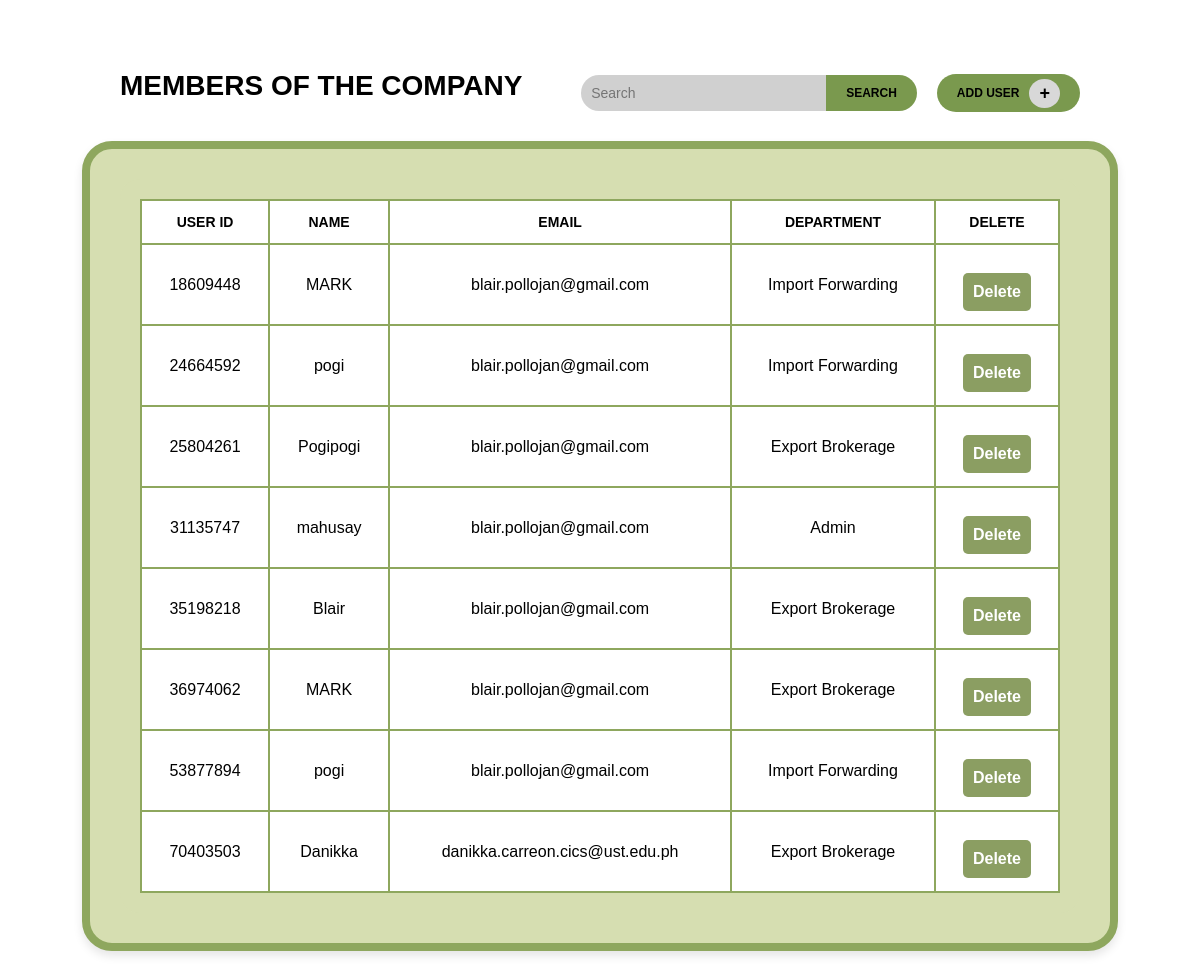
Page /agq_members.php on the committed database.
### tables this page shows
CREATE TABLE `tbl_user` (
  `UserID` varchar(20) NOT NULL,
  `Name` varchar(25) NOT NULL,
  `Email` varchar(50) NOT NULL,
  `Password` varchar(200) NOT NULL,
  `Department` varchar(25) NOT NULL,
  `Otp` int(11) DEFAULT NULL
);

### agq_members.php (the view, shortened to what this page needs)
<?php
require 'db_agq.php';
$query = "SELECT UserID, Name, Email, Department FROM tbl_user";
$result = $conn->query($query);
?>
<!DOCTYPE html>
<html lang="en">
<head>
    <link rel="stylesheet" href="motc.css">
</head>
<body>
    <div class="header">
        <h1>MEMBERS OF THE COMPANY</h1>
        <div class="top-bar">
            <input type="text" class="search-bar" id="searchInput" placeholder="Search">
            <button class="search-btn" onclick="searchUser()">Search</button>
            <button class="add-user-btn" onclick="openModal()">Add User</button>
        </div>
    </div>
    <div class="container">
        <div class="table-container">
            <table id="userTable">
                <thead>
                    <tr>
                        <th>User ID</th>
                        <th>Name</th>
                        <th>Email</th>
                        <th>Department</th>
                        <th>Delete</th>
                    </tr>
                </thead>
                <tbody id="userTableBody">
                    <?php while ($user = $result->fetch_assoc()): ?>
                        <tr data-user-id="<?= htmlspecialchars($user['UserID']); ?>">
                            <td><?= htmlspecialchars($user['UserID']); ?></td>
                            <td><?= htmlspecialchars($user['Name']); ?></td>
                            <td><?= htmlspecialchars($user['Email']); ?></td>
                            <td><?= htmlspecialchars($user['Department']); ?></td>
                            <td><button class="delete-btn" onclick="deleteUser('<?= htmlspecialchars($user['UserID'], ENT_QUOTES); ?>')">Delete</button></td>
                        </tr>
                    <?php endwhile; ?>
                </tbody>
            </table>
        </div>
    </div>
</body>
</html>

### motc.css (style rules this page uses)
body { font-family: Arial, sans-serif; margin: 0; padding: 0; background-color: #ffffff; display: flex; justify-content: center; align-items: center; flex-direction: column; }
.header { display: flex; justify-content: space-between; align-items: center; width: 80%; margin-top: 50px; margin-bottom: 20px; }
h1 { font-size: 28px; font-weight: bold; color: #000000; margin: 0; }
.top-bar { display: flex; align-items: center; gap: 0px; }
.search-bar { width: 225px; padding: 10px; border: none; border-radius: 20px 0 0 20px; background-color: #d0d0d0; outline: none; font-size: 14px; margin-top: 25px; }
.search-btn { padding: 10px 20px; border: none; background-color: #7a994e; color: black; border-radius: 0 20px 20px 0; cursor: pointer; font-weight: bold; text-transform: uppercase; font-size: 12px; height: 36px; }
.add-user-btn { padding: 10px 20px; background-color: #7a994e; color: black; border: none; border-radius: 20px; margin-left: 20px; cursor: pointer; font-weight: bold; text-transform: uppercase; display: flex; align-items: center; position: relative; font-size: 12px; height: 38px; }
.add-user-btn::after { content: '+'; font-size: 18px; font-weight: bold; background-color: #d8d8d8; color: black; border-radius: 50%; padding: 4px 10px; margin-left: 10px; }
.container { width: 80%; background-color: #d6deb1; padding: 30px; border-radius: 30px; border: 8px solid #8ea75e; box-shadow: 0 5px 10px rgba(0, 0, 0, 0.1); margin-bottom: 50px; }
.table-container { background-color: #d6deb1; padding: 20px; border-radius: 20px; }
table { width: 100%; border-collapse: collapse; }
th, td { padding: 13px; text-align: center; border: 2px solid #8ea75e; }
th { background-color: white; font-weight: bold; color: black; text-transform: uppercase; font-size: 14px; }
td { background-color: white; height: 25px; }
input { padding: 10px; margin-bottom: 10px; border: 1px solid black; background-color: #d3d3d3; font-size: 14px; margin-top: 5px; }
button { background-color: #8b9e62; color: white; border: none; padding: 10px; font-size: 16px; font-weight: bold; cursor: pointer; margin-top: 15px; border-radius: 5px; }

### rows in the picture
tbl_user: UserID "18609448", Name "MARK", Email "blair.pollojan@gmail.com", Department "Import Forwarding"
tbl_user: UserID "24664592", Name "pogi", Email "blair.pollojan@gmail.com", Department "Import Forwarding"
tbl_user: UserID "25804261", Name "Pogipogi", Email "blair.pollojan@gmail.com", Department "Export Brokerage"
tbl_user: UserID "31135747", Name "mahusay", Email "blair.pollojan@gmail.com", Department "Admin"
tbl_user: UserID "35198218", Name "Blair", Email "blair.pollojan@gmail.com", Department "Export Brokerage"
tbl_user: UserID "36974062", Name "MARK", Email "blair.pollojan@gmail.com", Department "Export Brokerage"
tbl_user: UserID "53877894", Name "pogi", Email "blair.pollojan@gmail.com", Department "Import Forwarding"
tbl_user: UserID "70403503", Name "Danikka", Email "danikka.carreon.cics@ust.edu.ph", Department "Export Brokerage"
